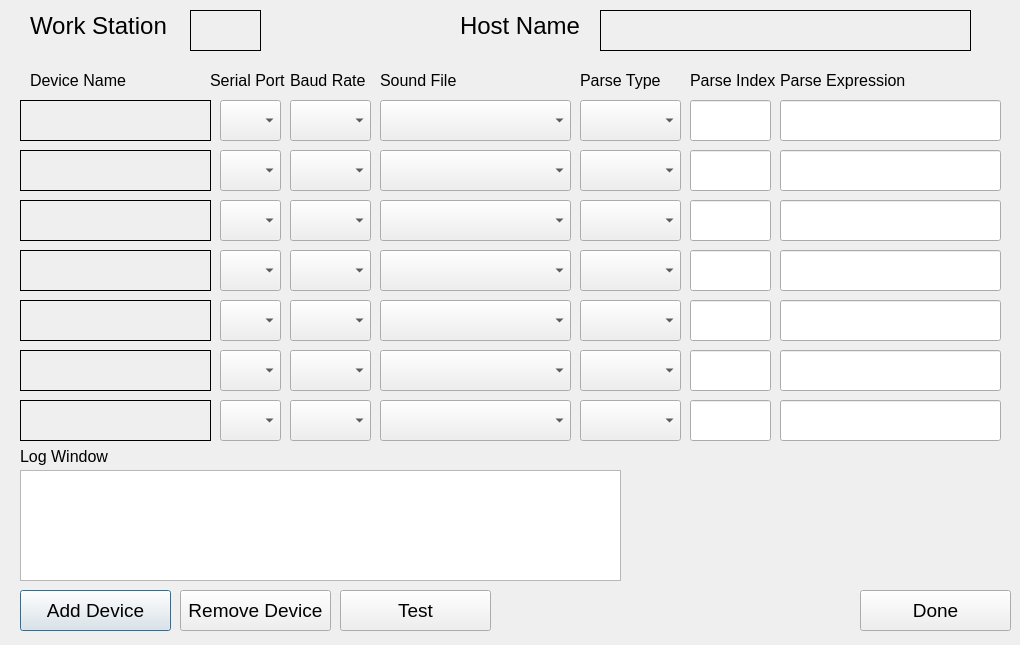
<?xml version="1.0" encoding="UTF-8"?>
<ui version="4.0">
 <class>deviceSetupDlg</class>
 <widget class="QDialog" name="deviceSetupDlg">
  <property name="geometry">
   <rect>
    <x>0</x>
    <y>0</y>
    <width>1020</width>
    <height>645</height>
   </rect>
  </property>
  <property name="windowTitle">
   <string>CLAMS Length</string>
  </property>
  <widget class="QLabel" name="dn_1">
   <property name="geometry">
    <rect>
     <x>20</x>
     <y>100</y>
     <width>191</width>
     <height>41</height>
    </rect>
   </property>
   <property name="font">
    <font>
     <pointsize>12</pointsize>
    </font>
   </property>
   <property name="frameShape">
    <enum>QFrame::Box</enum>
   </property>
   <property name="text">
    <string/>
   </property>
  </widget>
  <widget class="QLabel" name="dn_2">
   <property name="geometry">
    <rect>
     <x>20</x>
     <y>150</y>
     <width>191</width>
     <height>41</height>
    </rect>
   </property>
   <property name="font">
    <font>
     <pointsize>12</pointsize>
    </font>
   </property>
   <property name="frameShape">
    <enum>QFrame::Box</enum>
   </property>
   <property name="text">
    <string/>
   </property>
  </widget>
  <widget class="QLabel" name="label_10">
   <property name="geometry">
    <rect>
     <x>30</x>
     <y>70</y>
     <width>101</width>
     <height>21</height>
    </rect>
   </property>
   <property name="font">
    <font>
     <pointsize>12</pointsize>
    </font>
   </property>
   <property name="text">
    <string>Device Name</string>
   </property>
  </widget>
  <widget class="QLabel" name="label_11">
   <property name="geometry">
    <rect>
     <x>210</x>
     <y>70</y>
     <width>101</width>
     <height>21</height>
    </rect>
   </property>
   <property name="font">
    <font>
     <pointsize>12</pointsize>
    </font>
   </property>
   <property name="text">
    <string>Serial Port</string>
   </property>
  </widget>
  <widget class="QLabel" name="label_12">
   <property name="geometry">
    <rect>
     <x>290</x>
     <y>70</y>
     <width>101</width>
     <height>21</height>
    </rect>
   </property>
   <property name="font">
    <font>
     <pointsize>12</pointsize>
    </font>
   </property>
   <property name="text">
    <string>Baud Rate</string>
   </property>
  </widget>
  <widget class="QLabel" name="label_13">
   <property name="geometry">
    <rect>
     <x>380</x>
     <y>70</y>
     <width>101</width>
     <height>21</height>
    </rect>
   </property>
   <property name="font">
    <font>
     <pointsize>12</pointsize>
    </font>
   </property>
   <property name="text">
    <string>Sound File</string>
   </property>
  </widget>
  <widget class="QComboBox" name="sp_1">
   <property name="geometry">
    <rect>
     <x>220</x>
     <y>100</y>
     <width>61</width>
     <height>41</height>
    </rect>
   </property>
   <property name="font">
    <font>
     <pointsize>12</pointsize>
    </font>
   </property>
  </widget>
  <widget class="QComboBox" name="br_1">
   <property name="geometry">
    <rect>
     <x>290</x>
     <y>100</y>
     <width>81</width>
     <height>41</height>
    </rect>
   </property>
   <property name="font">
    <font>
     <pointsize>12</pointsize>
    </font>
   </property>
  </widget>
  <widget class="QComboBox" name="sf_1">
   <property name="geometry">
    <rect>
     <x>380</x>
     <y>100</y>
     <width>191</width>
     <height>41</height>
    </rect>
   </property>
   <property name="font">
    <font>
     <pointsize>12</pointsize>
    </font>
   </property>
  </widget>
  <widget class="QLabel" name="label_14">
   <property name="geometry">
    <rect>
     <x>580</x>
     <y>70</y>
     <width>101</width>
     <height>21</height>
    </rect>
   </property>
   <property name="font">
    <font>
     <pointsize>12</pointsize>
    </font>
   </property>
   <property name="text">
    <string>Parse Type</string>
   </property>
  </widget>
  <widget class="QLabel" name="label_15">
   <property name="geometry">
    <rect>
     <x>690</x>
     <y>70</y>
     <width>101</width>
     <height>21</height>
    </rect>
   </property>
   <property name="font">
    <font>
     <pointsize>12</pointsize>
    </font>
   </property>
   <property name="text">
    <string>Parse Index</string>
   </property>
  </widget>
  <widget class="QLabel" name="label_16">
   <property name="geometry">
    <rect>
     <x>780</x>
     <y>70</y>
     <width>161</width>
     <height>21</height>
    </rect>
   </property>
   <property name="font">
    <font>
     <pointsize>12</pointsize>
    </font>
   </property>
   <property name="text">
    <string>Parse Expression</string>
   </property>
  </widget>
  <widget class="QComboBox" name="pt_1">
   <property name="geometry">
    <rect>
     <x>580</x>
     <y>100</y>
     <width>101</width>
     <height>41</height>
    </rect>
   </property>
   <property name="font">
    <font>
     <pointsize>12</pointsize>
    </font>
   </property>
  </widget>
  <widget class="QPushButton" name="addBtn">
   <property name="geometry">
    <rect>
     <x>20</x>
     <y>590</y>
     <width>151</width>
     <height>41</height>
    </rect>
   </property>
   <property name="font">
    <font>
     <pointsize>14</pointsize>
    </font>
   </property>
   <property name="text">
    <string>Add Device</string>
   </property>
  </widget>
  <widget class="QPushButton" name="removeBtn">
   <property name="geometry">
    <rect>
     <x>180</x>
     <y>590</y>
     <width>151</width>
     <height>41</height>
    </rect>
   </property>
   <property name="font">
    <font>
     <pointsize>14</pointsize>
    </font>
   </property>
   <property name="text">
    <string>Remove Device</string>
   </property>
  </widget>
  <widget class="QLineEdit" name="pe_1">
   <property name="geometry">
    <rect>
     <x>780</x>
     <y>100</y>
     <width>221</width>
     <height>41</height>
    </rect>
   </property>
   <property name="font">
    <font>
     <pointsize>12</pointsize>
    </font>
   </property>
  </widget>
  <widget class="QLineEdit" name="pe_2">
   <property name="geometry">
    <rect>
     <x>780</x>
     <y>150</y>
     <width>221</width>
     <height>41</height>
    </rect>
   </property>
   <property name="font">
    <font>
     <pointsize>12</pointsize>
    </font>
   </property>
  </widget>
  <widget class="QComboBox" name="br_2">
   <property name="geometry">
    <rect>
     <x>290</x>
     <y>150</y>
     <width>81</width>
     <height>41</height>
    </rect>
   </property>
   <property name="font">
    <font>
     <pointsize>12</pointsize>
    </font>
   </property>
  </widget>
  <widget class="QComboBox" name="sp_2">
   <property name="geometry">
    <rect>
     <x>220</x>
     <y>150</y>
     <width>61</width>
     <height>41</height>
    </rect>
   </property>
   <property name="font">
    <font>
     <pointsize>12</pointsize>
    </font>
   </property>
  </widget>
  <widget class="QComboBox" name="sf_2">
   <property name="geometry">
    <rect>
     <x>380</x>
     <y>150</y>
     <width>191</width>
     <height>41</height>
    </rect>
   </property>
   <property name="font">
    <font>
     <pointsize>12</pointsize>
    </font>
   </property>
  </widget>
  <widget class="QComboBox" name="pt_2">
   <property name="geometry">
    <rect>
     <x>580</x>
     <y>150</y>
     <width>101</width>
     <height>41</height>
    </rect>
   </property>
   <property name="font">
    <font>
     <pointsize>12</pointsize>
    </font>
   </property>
  </widget>
  <widget class="QComboBox" name="br_3">
   <property name="geometry">
    <rect>
     <x>290</x>
     <y>200</y>
     <width>81</width>
     <height>41</height>
    </rect>
   </property>
   <property name="font">
    <font>
     <pointsize>12</pointsize>
    </font>
   </property>
  </widget>
  <widget class="QLabel" name="dn_3">
   <property name="geometry">
    <rect>
     <x>20</x>
     <y>200</y>
     <width>191</width>
     <height>41</height>
    </rect>
   </property>
   <property name="font">
    <font>
     <pointsize>12</pointsize>
    </font>
   </property>
   <property name="frameShape">
    <enum>QFrame::Box</enum>
   </property>
   <property name="text">
    <string/>
   </property>
  </widget>
  <widget class="QComboBox" name="sp_3">
   <property name="geometry">
    <rect>
     <x>220</x>
     <y>200</y>
     <width>61</width>
     <height>41</height>
    </rect>
   </property>
   <property name="font">
    <font>
     <pointsize>12</pointsize>
    </font>
   </property>
  </widget>
  <widget class="QLineEdit" name="pe_3">
   <property name="geometry">
    <rect>
     <x>780</x>
     <y>200</y>
     <width>221</width>
     <height>41</height>
    </rect>
   </property>
   <property name="font">
    <font>
     <pointsize>12</pointsize>
    </font>
   </property>
  </widget>
  <widget class="QComboBox" name="sf_3">
   <property name="geometry">
    <rect>
     <x>380</x>
     <y>200</y>
     <width>191</width>
     <height>41</height>
    </rect>
   </property>
   <property name="font">
    <font>
     <pointsize>12</pointsize>
    </font>
   </property>
  </widget>
  <widget class="QComboBox" name="pt_3">
   <property name="geometry">
    <rect>
     <x>580</x>
     <y>200</y>
     <width>101</width>
     <height>41</height>
    </rect>
   </property>
   <property name="font">
    <font>
     <pointsize>12</pointsize>
    </font>
   </property>
  </widget>
  <widget class="QComboBox" name="br_4">
   <property name="geometry">
    <rect>
     <x>290</x>
     <y>250</y>
     <width>81</width>
     <height>41</height>
    </rect>
   </property>
   <property name="font">
    <font>
     <pointsize>12</pointsize>
    </font>
   </property>
  </widget>
  <widget class="QLabel" name="dn_4">
   <property name="geometry">
    <rect>
     <x>20</x>
     <y>250</y>
     <width>191</width>
     <height>41</height>
    </rect>
   </property>
   <property name="font">
    <font>
     <pointsize>12</pointsize>
    </font>
   </property>
   <property name="frameShape">
    <enum>QFrame::Box</enum>
   </property>
   <property name="text">
    <string/>
   </property>
  </widget>
  <widget class="QComboBox" name="sp_4">
   <property name="geometry">
    <rect>
     <x>220</x>
     <y>250</y>
     <width>61</width>
     <height>41</height>
    </rect>
   </property>
   <property name="font">
    <font>
     <pointsize>12</pointsize>
    </font>
   </property>
  </widget>
  <widget class="QLineEdit" name="pe_4">
   <property name="geometry">
    <rect>
     <x>780</x>
     <y>250</y>
     <width>221</width>
     <height>41</height>
    </rect>
   </property>
   <property name="font">
    <font>
     <pointsize>12</pointsize>
    </font>
   </property>
  </widget>
  <widget class="QComboBox" name="sf_4">
   <property name="geometry">
    <rect>
     <x>380</x>
     <y>250</y>
     <width>191</width>
     <height>41</height>
    </rect>
   </property>
   <property name="font">
    <font>
     <pointsize>12</pointsize>
    </font>
   </property>
  </widget>
  <widget class="QComboBox" name="pt_4">
   <property name="geometry">
    <rect>
     <x>580</x>
     <y>250</y>
     <width>101</width>
     <height>41</height>
    </rect>
   </property>
   <property name="font">
    <font>
     <pointsize>12</pointsize>
    </font>
   </property>
  </widget>
  <widget class="QComboBox" name="br_5">
   <property name="geometry">
    <rect>
     <x>290</x>
     <y>300</y>
     <width>81</width>
     <height>41</height>
    </rect>
   </property>
   <property name="font">
    <font>
     <pointsize>12</pointsize>
    </font>
   </property>
  </widget>
  <widget class="QLabel" name="dn_5">
   <property name="geometry">
    <rect>
     <x>20</x>
     <y>300</y>
     <width>191</width>
     <height>41</height>
    </rect>
   </property>
   <property name="font">
    <font>
     <pointsize>12</pointsize>
    </font>
   </property>
   <property name="frameShape">
    <enum>QFrame::Box</enum>
   </property>
   <property name="text">
    <string/>
   </property>
  </widget>
  <widget class="QComboBox" name="sp_5">
   <property name="geometry">
    <rect>
     <x>220</x>
     <y>300</y>
     <width>61</width>
     <height>41</height>
    </rect>
   </property>
   <property name="font">
    <font>
     <pointsize>12</pointsize>
    </font>
   </property>
  </widget>
  <widget class="QLineEdit" name="pe_5">
   <property name="geometry">
    <rect>
     <x>780</x>
     <y>300</y>
     <width>221</width>
     <height>41</height>
    </rect>
   </property>
   <property name="font">
    <font>
     <pointsize>12</pointsize>
    </font>
   </property>
  </widget>
  <widget class="QComboBox" name="sf_5">
   <property name="geometry">
    <rect>
     <x>380</x>
     <y>300</y>
     <width>191</width>
     <height>41</height>
    </rect>
   </property>
   <property name="font">
    <font>
     <pointsize>12</pointsize>
    </font>
   </property>
  </widget>
  <widget class="QComboBox" name="pt_5">
   <property name="geometry">
    <rect>
     <x>580</x>
     <y>300</y>
     <width>101</width>
     <height>41</height>
    </rect>
   </property>
   <property name="font">
    <font>
     <pointsize>12</pointsize>
    </font>
   </property>
  </widget>
  <widget class="QComboBox" name="br_6">
   <property name="geometry">
    <rect>
     <x>290</x>
     <y>350</y>
     <width>81</width>
     <height>41</height>
    </rect>
   </property>
   <property name="font">
    <font>
     <pointsize>12</pointsize>
    </font>
   </property>
  </widget>
  <widget class="QLabel" name="dn_6">
   <property name="geometry">
    <rect>
     <x>20</x>
     <y>350</y>
     <width>191</width>
     <height>41</height>
    </rect>
   </property>
   <property name="font">
    <font>
     <pointsize>12</pointsize>
    </font>
   </property>
   <property name="frameShape">
    <enum>QFrame::Box</enum>
   </property>
   <property name="text">
    <string/>
   </property>
  </widget>
  <widget class="QComboBox" name="sp_6">
   <property name="geometry">
    <rect>
     <x>220</x>
     <y>350</y>
     <width>61</width>
     <height>41</height>
    </rect>
   </property>
   <property name="font">
    <font>
     <pointsize>12</pointsize>
    </font>
   </property>
  </widget>
  <widget class="QLineEdit" name="pe_6">
   <property name="geometry">
    <rect>
     <x>780</x>
     <y>350</y>
     <width>221</width>
     <height>41</height>
    </rect>
   </property>
   <property name="font">
    <font>
     <pointsize>12</pointsize>
    </font>
   </property>
  </widget>
  <widget class="QComboBox" name="sf_6">
   <property name="geometry">
    <rect>
     <x>380</x>
     <y>350</y>
     <width>191</width>
     <height>41</height>
    </rect>
   </property>
   <property name="font">
    <font>
     <pointsize>12</pointsize>
    </font>
   </property>
  </widget>
  <widget class="QComboBox" name="pt_6">
   <property name="geometry">
    <rect>
     <x>580</x>
     <y>350</y>
     <width>101</width>
     <height>41</height>
    </rect>
   </property>
   <property name="font">
    <font>
     <pointsize>12</pointsize>
    </font>
   </property>
  </widget>
  <widget class="QComboBox" name="br_7">
   <property name="geometry">
    <rect>
     <x>290</x>
     <y>400</y>
     <width>81</width>
     <height>41</height>
    </rect>
   </property>
   <property name="font">
    <font>
     <pointsize>12</pointsize>
    </font>
   </property>
  </widget>
  <widget class="QLabel" name="dn_7">
   <property name="geometry">
    <rect>
     <x>20</x>
     <y>400</y>
     <width>191</width>
     <height>41</height>
    </rect>
   </property>
   <property name="font">
    <font>
     <pointsize>12</pointsize>
    </font>
   </property>
   <property name="frameShape">
    <enum>QFrame::Box</enum>
   </property>
   <property name="text">
    <string/>
   </property>
  </widget>
  <widget class="QComboBox" name="sp_7">
   <property name="geometry">
    <rect>
     <x>220</x>
     <y>400</y>
     <width>61</width>
     <height>41</height>
    </rect>
   </property>
   <property name="font">
    <font>
     <pointsize>12</pointsize>
    </font>
   </property>
  </widget>
  <widget class="QLineEdit" name="pe_7">
   <property name="geometry">
    <rect>
     <x>780</x>
     <y>400</y>
     <width>221</width>
     <height>41</height>
    </rect>
   </property>
   <property name="font">
    <font>
     <pointsize>12</pointsize>
    </font>
   </property>
  </widget>
  <widget class="QComboBox" name="sf_7">
   <property name="geometry">
    <rect>
     <x>380</x>
     <y>400</y>
     <width>191</width>
     <height>41</height>
    </rect>
   </property>
   <property name="font">
    <font>
     <pointsize>12</pointsize>
    </font>
   </property>
  </widget>
  <widget class="QComboBox" name="pt_7">
   <property name="geometry">
    <rect>
     <x>580</x>
     <y>400</y>
     <width>101</width>
     <height>41</height>
    </rect>
   </property>
   <property name="font">
    <font>
     <pointsize>12</pointsize>
    </font>
   </property>
  </widget>
  <widget class="QPushButton" name="doneBtn">
   <property name="geometry">
    <rect>
     <x>860</x>
     <y>590</y>
     <width>151</width>
     <height>41</height>
    </rect>
   </property>
   <property name="font">
    <font>
     <pointsize>14</pointsize>
    </font>
   </property>
   <property name="text">
    <string>Done</string>
   </property>
  </widget>
  <widget class="QLabel" name="label">
   <property name="geometry">
    <rect>
     <x>30</x>
     <y>10</y>
     <width>181</width>
     <height>31</height>
    </rect>
   </property>
   <property name="font">
    <font>
     <pointsize>18</pointsize>
    </font>
   </property>
   <property name="text">
    <string>Work Station</string>
   </property>
  </widget>
  <widget class="QLabel" name="label_2">
   <property name="geometry">
    <rect>
     <x>460</x>
     <y>10</y>
     <width>181</width>
     <height>31</height>
    </rect>
   </property>
   <property name="font">
    <font>
     <pointsize>18</pointsize>
    </font>
   </property>
   <property name="text">
    <string>Host Name</string>
   </property>
  </widget>
  <widget class="QLabel" name="ws">
   <property name="geometry">
    <rect>
     <x>190</x>
     <y>10</y>
     <width>71</width>
     <height>41</height>
    </rect>
   </property>
   <property name="font">
    <font>
     <pointsize>18</pointsize>
    </font>
   </property>
   <property name="frameShape">
    <enum>QFrame::Box</enum>
   </property>
   <property name="text">
    <string/>
   </property>
  </widget>
  <widget class="QLabel" name="hn">
   <property name="geometry">
    <rect>
     <x>600</x>
     <y>10</y>
     <width>371</width>
     <height>41</height>
    </rect>
   </property>
   <property name="font">
    <font>
     <pointsize>18</pointsize>
    </font>
   </property>
   <property name="frameShape">
    <enum>QFrame::Box</enum>
   </property>
   <property name="text">
    <string/>
   </property>
  </widget>
  <widget class="QLineEdit" name="pi_1">
   <property name="geometry">
    <rect>
     <x>690</x>
     <y>100</y>
     <width>81</width>
     <height>41</height>
    </rect>
   </property>
   <property name="font">
    <font>
     <pointsize>12</pointsize>
    </font>
   </property>
  </widget>
  <widget class="QLineEdit" name="pi_2">
   <property name="geometry">
    <rect>
     <x>690</x>
     <y>150</y>
     <width>81</width>
     <height>41</height>
    </rect>
   </property>
   <property name="font">
    <font>
     <pointsize>12</pointsize>
    </font>
   </property>
  </widget>
  <widget class="QLineEdit" name="pi_3">
   <property name="geometry">
    <rect>
     <x>690</x>
     <y>200</y>
     <width>81</width>
     <height>41</height>
    </rect>
   </property>
   <property name="font">
    <font>
     <pointsize>12</pointsize>
    </font>
   </property>
  </widget>
  <widget class="QLineEdit" name="pi_4">
   <property name="geometry">
    <rect>
     <x>690</x>
     <y>250</y>
     <width>81</width>
     <height>41</height>
    </rect>
   </property>
   <property name="font">
    <font>
     <pointsize>12</pointsize>
    </font>
   </property>
  </widget>
  <widget class="QLineEdit" name="pi_5">
   <property name="geometry">
    <rect>
     <x>690</x>
     <y>300</y>
     <width>81</width>
     <height>41</height>
    </rect>
   </property>
   <property name="font">
    <font>
     <pointsize>12</pointsize>
    </font>
   </property>
  </widget>
  <widget class="QLineEdit" name="pi_6">
   <property name="geometry">
    <rect>
     <x>690</x>
     <y>350</y>
     <width>81</width>
     <height>41</height>
    </rect>
   </property>
   <property name="font">
    <font>
     <pointsize>12</pointsize>
    </font>
   </property>
  </widget>
  <widget class="QLineEdit" name="pi_7">
   <property name="geometry">
    <rect>
     <x>690</x>
     <y>400</y>
     <width>81</width>
     <height>41</height>
    </rect>
   </property>
   <property name="font">
    <font>
     <pointsize>12</pointsize>
    </font>
   </property>
  </widget>
  <widget class="QPushButton" name="testBtn">
   <property name="geometry">
    <rect>
     <x>340</x>
     <y>590</y>
     <width>151</width>
     <height>41</height>
    </rect>
   </property>
   <property name="font">
    <font>
     <pointsize>14</pointsize>
    </font>
   </property>
   <property name="text">
    <string>Test</string>
   </property>
  </widget>
  <widget class="QPlainTextEdit" name="plainTextEdit">
   <property name="geometry">
    <rect>
     <x>20</x>
     <y>470</y>
     <width>601</width>
     <height>111</height>
    </rect>
   </property>
  </widget>
  <widget class="QLabel" name="label_17">
   <property name="geometry">
    <rect>
     <x>20</x>
     <y>446</y>
     <width>101</width>
     <height>21</height>
    </rect>
   </property>
   <property name="font">
    <font>
     <pointsize>12</pointsize>
    </font>
   </property>
   <property name="text">
    <string>Log Window</string>
   </property>
  </widget>
 </widget>
 <resources/>
 <connections/>
</ui>
